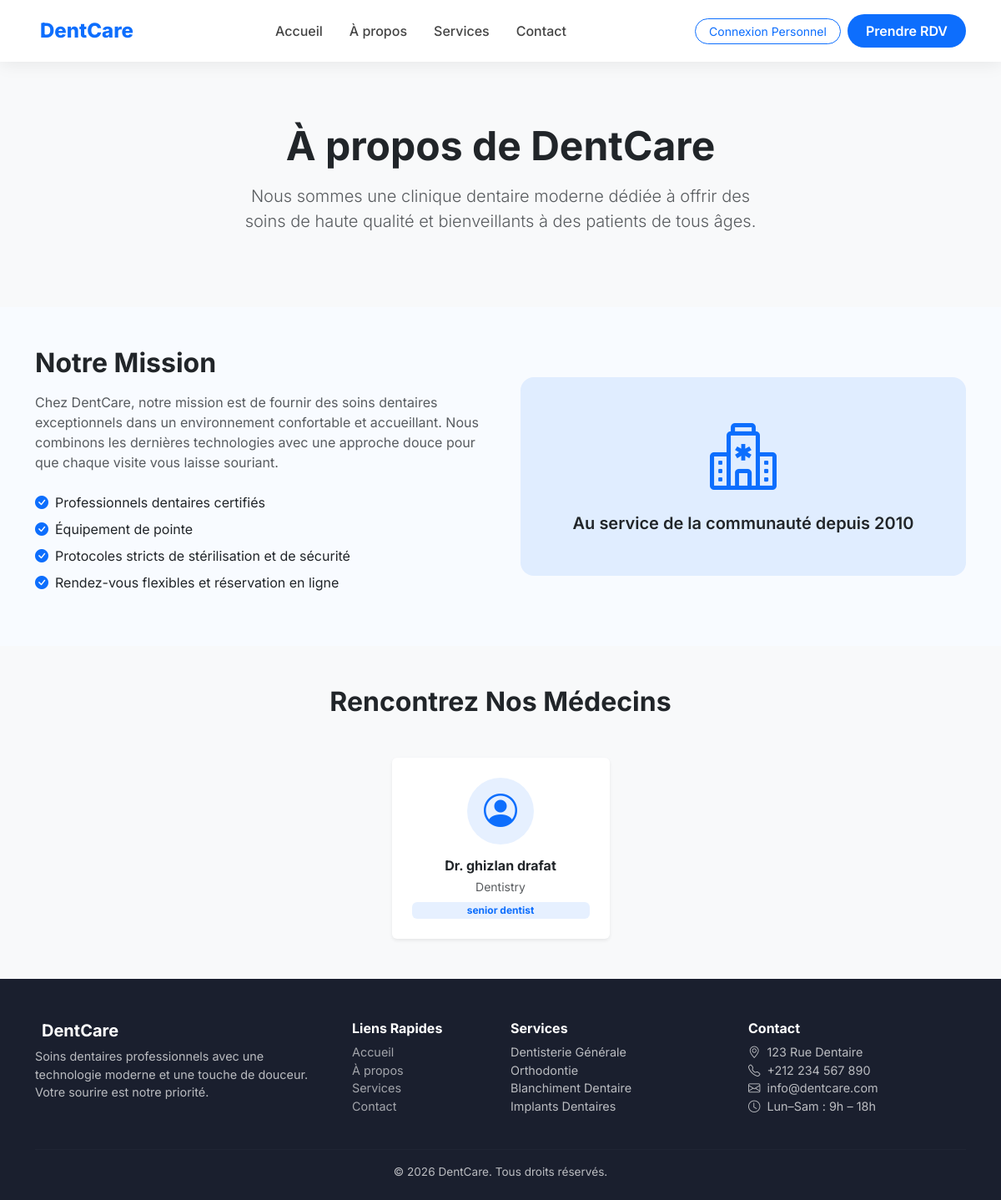
The page /about/ on the database its author committed.
### clinic/models.py (models this page shows, shortened)
class Employee(models.Model):
    class Department(models.TextChoices):
        DENTISTRY    = 'dentistry',    'Dentistry'
        ORTHODONTICS = 'orthodontics', 'Orthodontics'
        RECEPTION    = 'reception',    'Reception'
        ADMIN        = 'admin',        'Admin'
    class Status(models.TextChoices):
        ACTIVE   = 'active',   'Active'
        INACTIVE = 'inactive', 'Inactive'
    emp_id     = models.CharField(max_length=10, unique=True, editable=False)
    user       = models.OneToOneField(
        'authentication.User',
        on_delete=models.CASCADE,
        related_name='employee_profile'
    )
    department = models.CharField(max_length=20, choices=Department.choices)
    position   = models.CharField(max_length=100)
    salary     = models.DecimalField(max_digits=10, decimal_places=2, default=0)
    hire_date  = models.DateField()
    status     = models.CharField(max_length=10, choices=Status.choices, default=Status.ACTIVE)
    notes      = models.TextField(blank=True)
    created_at = models.DateTimeField(auto_now_add=True)
    class Meta:
        ordering = ['emp_id']

### authentication/models.py (models this page shows, shortened)
class User(AbstractUser):
    class Role(models.TextChoices):
        ADMIN        = 'admin',        'Admin'
        DOCTOR       = 'doctor',       'Doctor'
        RECEPTIONIST = 'receptionist', 'Receptionist'
        PATIENT      = 'patient',      'Patient'
    role = models.CharField(
        max_length=20,
        choices=Role.choices,
        default=Role.PATIENT,
    )
    phone = models.CharField(max_length=20, blank=True)
    address = models.TextField(blank=True)
    profile_photo = models.ImageField(
        upload_to='profiles/', blank=True, null=True
    )

### home/views.py (the view)
# urls.py: path('about/',    views.about,   name='about'),
def about(request):
    doctors = Employee.objects.filter(
        user__role='doctor', status='active'
    ).select_related('user')
    return render(request, 'home/about.html', {'doctors': doctors})

### templates/home/about.html (shortened to what this page needs)
{% extends "home/base_public.html" %}
{% block content %}
<section class="py-5 bg-light">
  <div class="container py-4 text-center">
    <h1 class="display-5 fw-bold mb-3">À propos de DentCare</h1>
    <p class="lead text-muted mx-auto" style="max-width:620px;">
      Nous sommes une clinique dentaire moderne dédiée à offrir des soins de haute qualité
      et bienveillants à des patients de tous âges.
    </p>
  </div>
</section>
<section class="py-5">
  <div class="container">
    <div class="row align-items-center g-5">
      <div class="col-lg-6">
        <h2 class="fw-bold mb-3">Notre Mission</h2>
        <p class="text-muted">
          Chez DentCare, notre mission est de fournir des soins dentaires exceptionnels dans un
          environnement confortable et accueillant. Nous combinons les dernières technologies
          avec une approche douce pour que chaque visite vous laisse souriant.
        </p>
        <ul class="list-unstyled mt-4">
          <li class="mb-2"><i class="bi bi-check-circle-fill text-primary me-2"></i>Professionnels dentaires certifiés</li>
          <li class="mb-2"><i class="bi bi-check-circle-fill text-primary me-2"></i>Équipement de pointe</li>
          <li class="mb-2"><i class="bi bi-check-circle-fill text-primary me-2"></i>Protocoles stricts de stérilisation et de sécurité</li>
          <li class="mb-2"><i class="bi bi-check-circle-fill text-primary me-2"></i>Rendez-vous flexibles et réservation en ligne</li>
        </ul>
      </div>
      <div class="col-lg-6">
        <div class="bg-primary bg-opacity-10 rounded-4 p-5 text-center">
          <i class="bi bi-hospital display-1 text-primary"></i>
          <p class="mt-3 mb-0 fw-semibold fs-5">Au service de la communauté depuis 2010</p>
        </div>
      </div>
    </div>
  </div>
</section>
{% if doctors %}
<section class="py-5 bg-light">
  <div class="container">
    <h2 class="fw-bold text-center mb-5">Rencontrez Nos Médecins</h2>
    <div class="row g-4 justify-content-center">
      {% for emp in doctors %}
      <div class="col-sm-6 col-lg-3">
        <div class="card border-0 shadow-sm h-100 text-center p-4">
          <div class="rounded-circle bg-primary bg-opacity-10 d-flex align-items-center justify-content-center mx-auto mb-3"
               style="width:80px;height:80px;">
            <i class="bi bi-person-circle fs-1 text-primary"></i>
          </div>
          <h6 class="fw-bold mb-1">Dr. {{ emp.user.get_full_name }}</h6>
          <p class="text-muted small mb-2">{{ emp.get_department_display }}</p>
          <span class="badge bg-primary bg-opacity-10 text-primary">{{ emp.position }}</span>
        </div>
      </div>
      {% endfor %}
    </div>
  </div>
</section>
{% endif %}
{% endblock %}

### templates/home/base_public.html (style rules this page uses)
:root { --primary: #0d6efd; --primary-dark: #0a58ca; --accent: #00c6ff; --dark: #1a1f2e; --light-bg: #f8fbff; }
* { font-family: 'Inter', sans-serif; }
section { padding: 80px 0; }

### rows shown on the page
Employee: user.get_full_name "ghizlan drafat", department "Dentistry", position "senior dentist"
